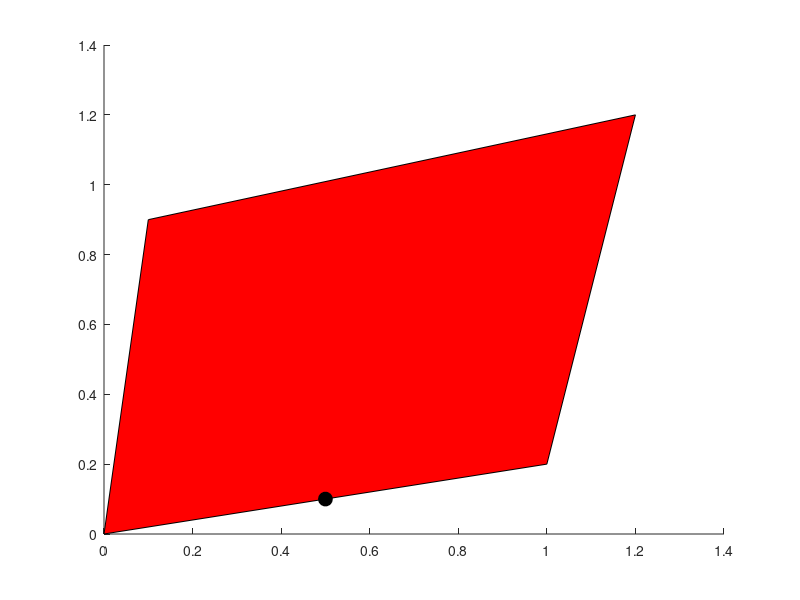

Write the MATLAB code that produced this figure. (Note: this script raises an error after producing the figure.)
close all
%
Xel = [0,0;
       1,0.2;
       1.2,1.2;
       0.1,0.9]';
%
%{
Xel = [-1,-1;
        1,-1;
        1, 1;
       -1, 1]';
%}
Xglo = [0.5,0.1]';
%{
xb = [-5,5];
yb = [-5,5];
Xel = rand(2,4);
Xel(1,:) = (xb(2)-xb(1))*Xel(1,:)+xb(1);
Xel(2,:) = (yb(2)-yb(1))*Xel(2,:)+yb(1);

[Xel(1,:),Xel(2,:)] = poly2ccw(Xel(1,:),Xel(2,:));

Xglo = rand(2,1);
Xglo(1) = (xb(2)-xb(1))*Xglo(1)+xb(1);
Xglo(2) = (yb(2)-yb(1))*Xglo(2)+yb(1);
while (~inpolygon(Xglo(1),Xglo(2),Xel(1,:),Xel(2,:)))
    Xglo = rand(2,1);
    Xglo(1) = (xb(2)-xb(1))*Xglo(1)+xb(1);
    Xglo(2) = (yb(2)-yb(1))*Xglo(2)+yb(1);
end
%}
patch(Xel(1,:),Xel(2,:),'r')
hold on
plot(Xglo(1),Xglo(2),'ko','markersize',10,'markerfacecolor','k')
disp('Xglo')
disp(Xglo)
Xloc = local_coord(Xglo,Xel,2);
disp('Xloc')
disp(Xloc)
N = shape_funct(Xloc,2);
Xglo2 = Xel*N;
disp('Xglo2')
disp(Xglo2)